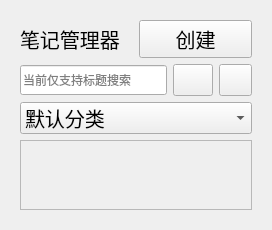
       <widget class="QWidget" name="NoteManger">
        <layout class="QVBoxLayout" name="verticalLayout_9">
         <item>
          <widget class="QWidget" name="ListSpace_2" native="true">
           <property name="minimumSize">
            <size>
             <width>250</width>
             <height>0</height>
            </size>
           </property>
           <property name="maximumSize">
            <size>
             <width>300</width>
             <height>16777215</height>
            </size>
           </property>
           <layout class="QVBoxLayout" name="verticalLayout_17">
            <item>
             <layout class="QVBoxLayout" name="verticalLayout_8">
              <item>
               <layout class="QHBoxLayout" name="listHlMid_2" stretch="0,0">
                <item>
                 <widget class="QLabel" name="label_Header_2">
                  <property name="font">
                   <font>
                    <pointsize>15</pointsize>
                   </font>
                  </property>
                  <property name="text">
                   <string>笔记管理器</string>
                  </property>
                 </widget>
                </item>
                <item>
                 <widget class="QPushButton" name="btnCreate_Note">
                  <property name="minimumSize">
                   <size>
                    <width>0</width>
                    <height>35</height>
                   </size>
                  </property>
                  <property name="font">
                   <font>
                    <pointsize>15</pointsize>
                   </font>
                  </property>
                  <property name="text">
                   <string>创建</string>
                  </property>
                 </widget>
                </item>
               </layout>
              </item>
              <item>
               <layout class="QHBoxLayout" name="listHlTop_2">
                <item>
                 <widget class="QLineEdit" name="input_Search_2">
                  <property name="minimumSize">
                   <size>
                    <width>0</width>
                    <height>30</height>
                   </size>
                  </property>
                  <property name="placeholderText">
                   <string>当前仅支持标题搜索</string>
                  </property>
                 </widget>
                </item>
                <item>
                 <widget class="QPushButton" name="btnSearch_2">
                  <property name="minimumSize">
                   <size>
                    <width>25</width>
                    <height>25</height>
                   </size>
                  </property>
                  <property name="maximumSize">
                   <size>
                    <width>40</width>
                    <height>40</height>
                   </size>
                  </property>
                  <property name="text">
                   <string/>
                  </property>
                  <property name="iconSize">
                   <size>
                    <width>25</width>
                    <height>25</height>
                   </size>
                  </property>
                 </widget>
                </item>
                <item>
                 <widget class="QToolButton" name="btnClear_2">
                  <property name="sizePolicy">
                   <sizepolicy hsizetype="Minimum" vsizetype="Fixed">
                    <horstretch>0</horstretch>
                    <verstretch>0</verstretch>
                   </sizepolicy>
                  </property>
                  <property name="minimumSize">
                   <size>
                    <width>25</width>
                    <height>25</height>
                   </size>
                  </property>
                  <property name="text">
                   <string/>
                  </property>
                  <property name="iconSize">
                   <size>
                    <width>25</width>
                    <height>25</height>
                   </size>
                  </property>
                 </widget>
                </item>
               </layout>
              </item>
              <item>
               <layout class="QHBoxLayout" name="lsitHlLast" stretch="1">
                <item>
                 <widget class="QComboBox" name="comboBox_Note">
                  <property name="font">
                   <font>
                    <pointsize>15</pointsize>
                   </font>
                  </property>
                  <item>
                   <property name="text">
                    <string>默认分类</string>
                   </property>
                  </item>
                  <item>
                   <property name="text">
                    <string>工作分类</string>
                   </property>
                  </item>
                  <item>
                   <property name="text">
                    <string>学习分类</string>
                   </property>
                  </item>
                  <item>
                   <property name="text">
                    <string>日常分类</string>
                   </property>
                  </item>
                 </widget>
                </item>
               </layout>
              </item>
              <item>
               <widget class="QScrollArea" name="scrollArea_2">
                <property name="widgetResizable">
                 <bool>true</bool>
                </property>
                <widget class="QWidget" name="scrollAreaWidgetContents_2">
                 <property name="geometry">
                  <rect>
                   <x>0</x>
                   <y>0</y>
                   <width>240</width>
                   <height>477</height>
                  </rect>
                 </property>
                 <layout class="QVBoxLayout" name="verticalLayout_22"/>
                </widget>
               </widget>
              </item>
             </layout>
            </item>
           </layout>
          </widget>
         </item>
        </layout>
       </widget>
